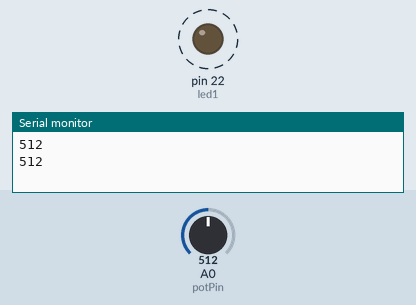
The sketch below on a simulated Arduino Mega 2560, built with avr-gcc and run on an emulated ATmega2560. On the bench: output pins drawn as LEDs (lit = HIGH), the last lines printed to the serial monitor. Dashed ring = blinking. Inputs (shaded band) come from the test bench; at power-on: A0 (potPin) = 512.

Above: at 1.8 s.
1.9 s: A0 (potPin) set to 306
At 2.2 s:
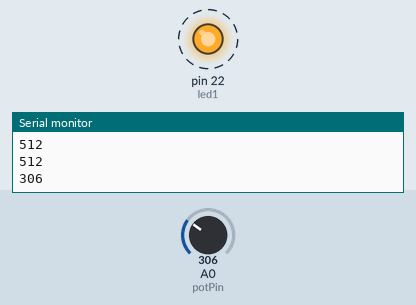
5.4 s: A0 (potPin) set to 122
At 5.56 s:
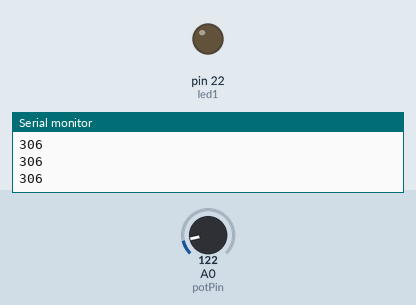
Timing chart, 0 to 14.9 s (numbered marks = the images above; inputs shaded):
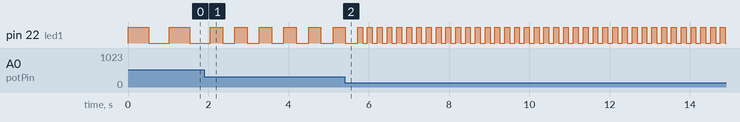

The sketch:

Project1c_BlinkingLEDWithPotentiometer.ino
```cpp
/*
* Name: Blinking LED with Potentiometer
*
* Description: Use potentiometer to set rate of blinkage
*
* Author: Amar Bhatt
*
*/

//Define LED pin
int led1 = 22;
// Define potentiometer pin
int potPin = A0;

void setup(){
  pinMode(led1, OUTPUT); //Initialize LED pin as an output
  Serial.begin(9600);
}//end setup

void loop(){
  int sensorValue = analogRead(potPin); //Read the potentiometer for delay interval
  Serial.println(sensorValue);
  digitalWrite(led1, HIGH);
  delay(sensorValue); //Delay for blinking
  digitalWrite(led1,LOW);
  delay(sensorValue); //Delay for blinking
}//end loop
```

Measured:
- after the input at 1.9 s, pin 22 (led1): alternates HIGH for 0.31 s and LOW for 0.31 s, starting after 0.46 s
- by itself, pin 22 (led1): alternates HIGH for 0.51 s and LOW for 0.51 s
